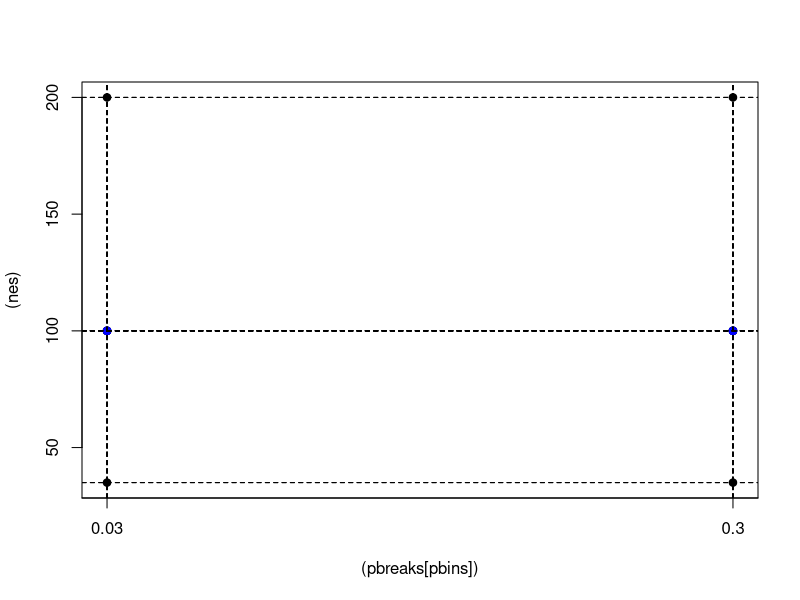

The R script that drew this image: (Note: this script raises an error after producing the figure.)
#COURSERA STUFF
#Here we're using 7 questions
#Each with 2 versions, one significant one not
#Questions are: Small sample (35), medium sample (100) (reference),
# large sample (200), axis scale, labels, outlier, bestfit

set.seed(234032)

#Intro question:
setwd("/Users/aaronfisher/Documents/JH/EDA Versions/Sourcetree EDA Git Repo/Coursera - pvals - feb3")
nreps<-14
pbreaks<-c(.01,.03,.7,.3)
pbins<-rep(c(2,4),times=7)
nes<-c(35,35,100,100,200,200,rep(100,times=8))
cbind(nes[1:5],nes[6:10],nes[11:15],nes[16:20])
yes<-matrix(nrow=nreps,ncol=max(nes))
pvals<-1 #initialize variables
tvals<-1

plot((pbreaks[pbins]),(nes),pch=19,log='x',xaxt='n',col=rep(c('black','blue'),c(10,10)))
axis(side=1,pbreaks,at=pbreaks)
abline(v=pbreaks[pbins],lty=2)
abline(h=nes,lty=2)

#First generate baseline data
#then add presentation data (same data + presentaion vector)
#then change data for when the twist is adding an outlier
#then add replicates of all of the vector to see how consistent people are on the exact same stuff

for(i in 1:nreps){
	tryagain<-T
	if(i %in% c(1:100*nreps/100)) print(i)
	while(tryagain){ #to ENSURE that we get a good mix of p-value ranges
		#get t close to what we want
		t<-qnorm(pbreaks[pbins[i]],mean=0,sd=1,lower.tail=F)
		if(abs(t)>5)t<-0 #guards against when the bin is 1, and quantile has infinite size
		n<-nes[i]
		x<-rnorm(n)
		e<-rnorm(n)
		bhat<-t*sd(e)/(sqrt(n)*sd(x))
		if(pbins[i]>=5 & sample(c(2,2,1),1)==2) bhat<-0 #sometimes generate it actually from a null
		y<-x*bhat*sample(c(-1,1),1)+e

		tvals[i]<-summary(lm(y~x))$coeff[2,3]
		pvals[i]<-summary(lm(y~x))$coeff[2,4]
		xes[i,1:n]<-x
		yes[i,1:n]<-y

		pi<-pvals[i]
		bini<-min(which(pi<pbreaks))
		if(bini==pbins[i]) tryagain<-F
	}	
	#plot(x,y,main=n)
	#readline(prompt='go')
}


###############################################
#add same plot with new presentation style

npres<-20
pres<-c(rep('plain',length=20),c('outlier','lowess','bestFit','axesScale','axesLabel')[c(4,4,3,1,5,5,2,3,1,2,3, 1, 3, 1, 5,4, 2, 2, 5, 4)])
cbind(pres,pbreaks,nes)

#THIS IS NO LONGER HOW YOU MAKE DATA FOR THE SURVEY!!!!!!!
#NOW THE VECTORS ARE SET APRIORI AT THEIR FULL SIZE, THEY AREN'T DOUBLED LATER.
#Double check to make sure you didn't already do it
#if(dim(xes)[1]==nreps){
	#nes<-c(nes,nes[1:npres])
	#pbreaks<-c(pbreaks,pbreaks[1:npres])
	#pbins<-c(pbins,pbins[1:npres])
	#xes<-rbind(xes,xes[1:npres,])
	#yes<-rbind(yes,yes[1:npres,])
	#pvals<-c(pvals,pvals[1:npres])
	#tvals<-c(tvals,tvals[1:npres])
#}
#origPlot<-c(1:nreps,1:npres)

################################################
#Fix those that now get an extra outlier
#add it one sd above the max x and max y, or w/e is appropriate for the right corner
for(i in which(pres=='outlier')){
	n<-nes[i]
	#grab the middle point from x and y
	mx<-rep(mean(x),n)
	my<-rep(mean(y),n)
	x<-xes[i,1:n]
	y<-yes[i,1:n]
	distvec<-sqrt((mx-x)^2+(my-y)^2)
	switch<-which(distvec==min(distvec))
	
	#should we add it to the top of the graph or the bottom?
	updown<-sample(c('up','down'),1)
	#tval conveys if the best fit line is pos or neg
	if(updown=='down' & tvals[i]<1) {
		x[switch]<-max(x)+sd(x)
		y[switch]<-min(y)-sd(y)
	}
	if(updown=='down' & tvals[i]>1) {
		x[switch]<-min(x)-sd(x)
		y[switch]<-min(y)-sd(y)
	}
	if(updown=='up' & tvals[i]<1) {
		x[switch]<-min(x)-sd(x)
		y[switch]<-max(y)+sd(y)
	}
	if(updown=='up' & tvals[i]>1) {
		x[switch]<-max(x)+sd(x)
		y[switch]<-max(y)+sd(y)
	}

	tvals[i]<-summary(lm(y~x))$coeff[2,3]
	pvals[i]<-summary(lm(y~x))$coeff[2,4]
	xes[i,1:n]<-x
	yes[i,1:n]<-y
}

################################################
#NO REPLICATES HERE!!!!!!
#If you want to add them, re add 'whichrep'& 'beforeRep'to the save command
#Repeat numbers 2 and 4

nreplicates<-0

# whichrep<-c(2,4)

# if(dim(xes)[1]==nreps){
# 	nes<-c(nes,nes[whichrep])
# 	pbins<-c(pbins,pbins[whichrep])
# 	xes<-rbind(xes,xes[whichrep,])
# 	yes<-rbind(yes,yes[whichrep,])
# 	pvals<-c(pvals,pvals[whichrep])
# 	tvals<-c(tvals,tvals[whichrep])
# 	pres<-c(pres,pres[whichrep])
	#origPlot<-c(origPlot,origPlot[whichrep]) ## used when there's overlaping data between plain and styled
#}
# beforeRep<-c(1:(nreps*2),whichrep)
#beforeRep has 20 unique values, and 2 indexes at the end refering to the original index of the graphs that are replicated

plot(pvals,(nes),pch=19,log='x',xaxt='n',yaxt='n',col=c('blue','black')[(pres=='plain')+1],ylim=c(0,300))
axis(side=1,pbreaks,at=pbreaks)
axis(side=2,unique(nes),at=unique(nes))
abline(v=pbreaks[pbins],lty=2)
abline(h=nes,lty=2)
text(pvals[pres!="plain"],nes[pres!="plain"]+10,pres[pres!="plain"])
#text(pvals[whichrep],nes[whichrep]-10,"rep")

#save(list=c('xes','yes','nreps','pbins','pvals','tvals','nes','pres','nreplicates'),file='data_for_1plots_coursera1.RData')

